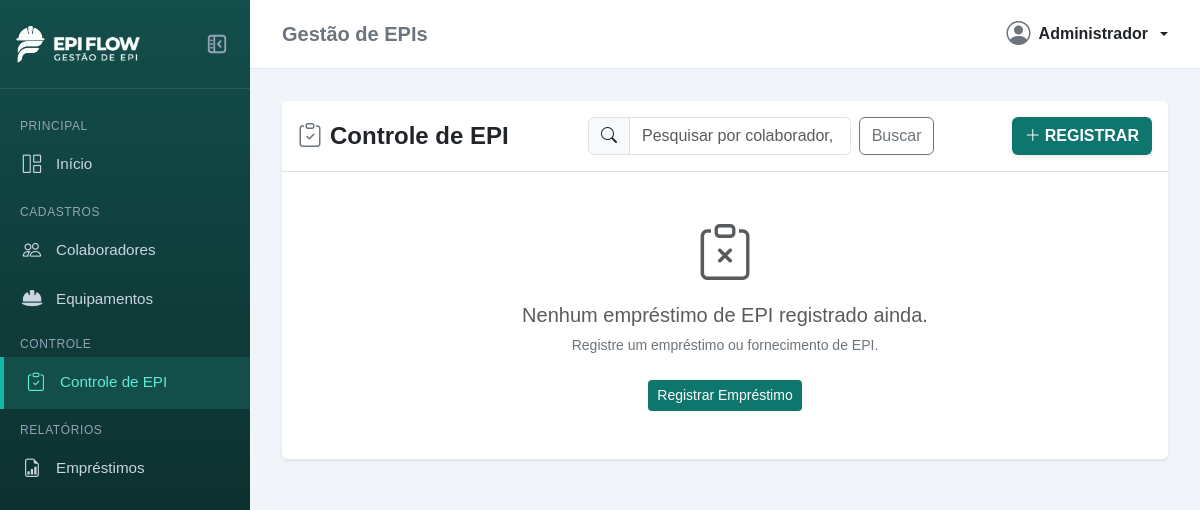
The app's page /emprestimos/, older data.
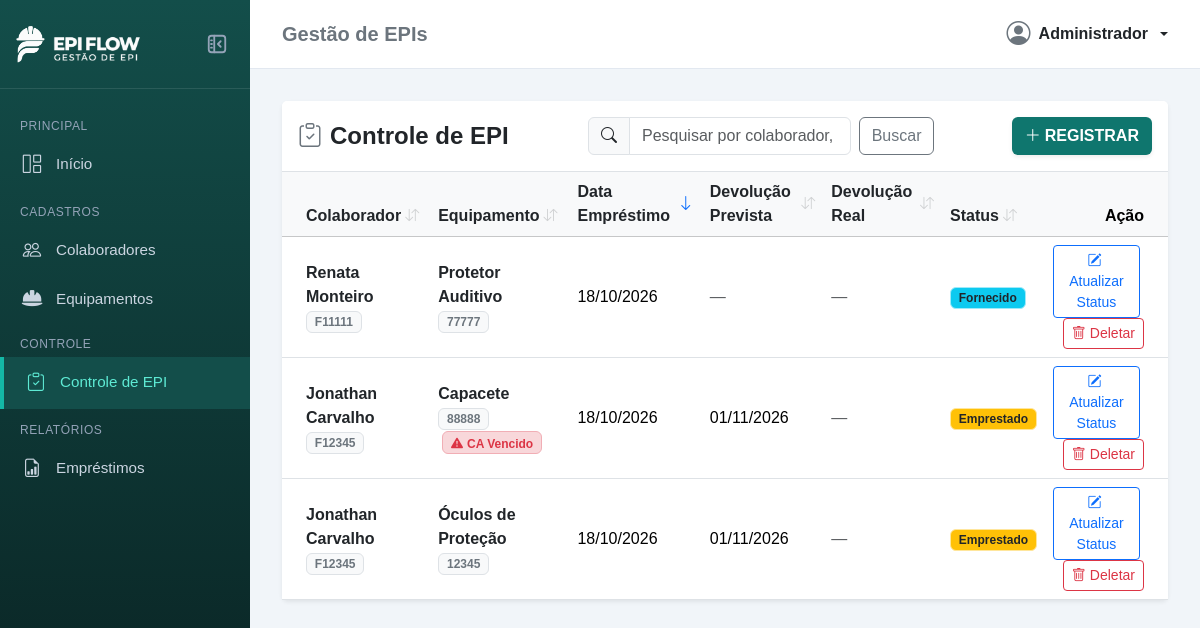
The same page, newer data.
### apps/emprestimos/models.py (models this page shows, shortened)
class Emprestimo(models.Model):
    STATUS_CHOICES = [
        ('Emprestado', 'Emprestado'),
        ('Fornecido', 'Fornecido'),
        ('Devolvido', 'Devolvido'),
        ('Danificado', 'Danificado'),
        ('Perdido', 'Perdido'),
    ]
    colaborador = models.ForeignKey(
        Colaborador,
        on_delete=models.PROTECT,
        related_name='emprestimos',
        verbose_name='Colaborador',
    )
    equipamento = models.ForeignKey(
        Equipamento,
        on_delete=models.PROTECT,
        related_name='emprestimos',
        verbose_name='Equipamento',
    )
    data_emprestimo = models.DateField(verbose_name='Data do Empréstimo')
    data_devolucao_prevista = models.DateField(
        null=True,
        blank=True,
        verbose_name='Data Prevista de Devolução'
    )
    data_devolucao_real = models.DateField(
        null=True,
        blank=True,
        verbose_name='Data da Devolução',
    )
    status = models.CharField(
        max_length=15,
        choices=STATUS_CHOICES,
        default='Emprestado',
        verbose_name='Status',
    )
    observacao = models.TextField(
        blank=True,
        default='',
        verbose_name='Observação na Devolução',
    )
    class Meta:
        verbose_name = 'Empréstimo'
        verbose_name_plural = 'Empréstimos'
        ordering = ['-id']
    @property
    def ca_vencido_em_uso(self):
        from django.utils import timezone
        if self.status == 'Emprestado' and self.equipamento and self.equipamento.validade_ca:
            return self.equipamento.validade_ca < timezone.now().date()
        return False

### apps/colaboradores/models.py (models this page shows, shortened)
class Colaborador(models.Model):
    nome = models.CharField(max_length=100)
    cpf = models.CharField(max_length=14)
    matricula = models.CharField(max_length=10)
    funcao = models.CharField(max_length=50)
    telefone = models.CharField(max_length=15)
    email = models.EmailField(max_length=60)
    ativo = models.BooleanField(default=True)

### apps/epis/models.py (models this page shows, shortened)
class Equipamento(models.Model):
    nome = models.CharField(max_length=100)
    ca_numero = models.CharField(max_length=30)
    validade_ca = models.DateField()
    saldo_estoque = models.IntegerField(default=0)
    estoque_minimo = models.IntegerField(default=5)
    ativo = models.BooleanField(default=True)

### apps/emprestimos/views.py (the view)
# urls.py: path('', views.listar_emprestimos, name='listar'),
def listar_emprestimos(request):
    termo_busca = request.GET.get('busca', '').strip()
    campo_ordenacao = request.GET.get('campo', 'data_emprestimo')
    direcao_ordenacao = request.GET.get('direcao', 'desc')
    todos = Emprestimo.objects.select_related('colaborador', 'equipamento').all()
    if termo_busca:
        termo_normalizado = remover_acentos(termo_busca)
        emprestimos = [
            e for e in todos
            if termo_normalizado in remover_acentos(e.colaborador.nome)
            or termo_normalizado in remover_acentos(e.colaborador.matricula)
            or termo_normalizado in remover_acentos(e.equipamento.nome)
            or termo_normalizado in remover_acentos(e.equipamento.ca_numero)
            or termo_normalizado in remover_acentos(e.status)
        ]
    else:
        emprestimos = list(todos)
    emprestimos = aplicar_ordenacao(emprestimos, campo_ordenacao, direcao_ordenacao)
    return render(request, 'emprestimos/listar.html', {
        'emprestimos': emprestimos,
        'termo_busca': termo_busca,
        'campo_ordenacao': campo_ordenacao,
        'direcao_ordenacao': direcao_ordenacao,
    })

### apps/emprestimos/views.py (called while the page is built, shortened)
def aplicar_ordenacao(emprestimos, campo, direcao):
    reverse = (direcao == 'desc')
    if campo == 'colaborador':
        return sorted(emprestimos, key=lambda x: remover_acentos(x.colaborador.nome), reverse=reverse)
    elif campo == 'equipamento':
        return sorted(emprestimos, key=lambda x: remover_acentos(x.equipamento.nome), reverse=reverse)
    elif campo == 'data_emprestimo':
        return sorted(emprestimos, key=lambda x: (x.data_emprestimo, x.id), reverse=reverse)
    elif campo == 'status':
        return sorted(emprestimos, key=lambda x: remover_acentos(x.status), reverse=reverse)
    else:
        return sorted(emprestimos, key=lambda x: (x.data_emprestimo, x.id), reverse=True)

### templates/emprestimos/listar.html (shortened to what the changed rows need)
{% extends 'base.html' %}
{% block content %}
<div class="card shadow-sm border-0">
    <div class="card-body p-0">
        {% if emprestimos %}
        <div class="table-responsive">
            <table class="table table-hover align-middle mb-0">
                <thead class="table-light">
                    <tr>
                        <th class="ps-4">
                            <a href="?busca={{ termo_busca }}&campo=colaborador&direcao={% if campo_ordenacao == 'colaborador' and direcao_ordenacao == 'asc' %}desc{% else %}asc{% endif %}"
                                class="text-dark text-decoration-none d-inline-flex align-items-center gap-1"
                                title="Clique para ordenar por Colaborador">
                                <span>Colaborador</span>
                                {% if campo_ordenacao == 'colaborador' %}
                                {% if direcao_ordenacao == 'asc' %}
                                <i class="bi bi-arrow-up text-primary fw-bold" title="Crescente (A-Z)"></i>
                                {% else %}
                                <i class="bi bi-arrow-down text-primary fw-bold" title="Decrescente (Z-A)"></i>
                                {% endif %}
                                {% else %}
                                <i class="bi bi-arrow-down-up text-muted opacity-25 small"></i>
                                {% endif %}
                            </a>
                        </th>
                        <th>
                            <a href="?busca={{ termo_busca }}&campo=equipamento&direcao={% if campo_ordenacao == 'equipamento' and direcao_ordenacao == 'asc' %}desc{% else %}asc{% endif %}"
                                class="text-dark text-decoration-none d-inline-flex align-items-center gap-1"
                                title="Clique para ordenar por Equipamento">
                                <span>Equipamento</span>
                                {% if campo_ordenacao == 'equipamento' %}
                                {% if direcao_ordenacao == 'asc' %}
                                <i class="bi bi-arrow-up text-primary fw-bold" title="Crescente (A-Z)"></i>
                                {% else %}
                                <i class="bi bi-arrow-down text-primary fw-bold" title="Decrescente (Z-A)"></i>
                                {% endif %}
                                {% else %}
                                <i class="bi bi-arrow-down-up text-muted opacity-25 small"></i>
                                {% endif %}
                            </a>
                        </th>
                        <th>
                            <a href="?busca={{ termo_busca }}&campo=data_emprestimo&direcao={% if campo_ordenacao == 'data_emprestimo' and direcao_ordenacao == 'asc' %}desc{% else %}asc{% endif %}"
                                class="text-dark text-decoration-none d-inline-flex align-items-center gap-1"
                                title="Clique para ordenar por Data de Empréstimo">
                                <span>Data Empréstimo</span>
                                {% if campo_ordenacao == 'data_emprestimo' %}
                                {% if direcao_ordenacao == 'asc' %}
                                <i class="bi bi-arrow-up text-primary fw-bold" title="Mais antigos primeiro"></i>
                                {% else %}
                                <i class="bi bi-arrow-down text-primary fw-bold" title="Mais recentes primeiro"></i>
                                {% endif %}
                                {% else %}
                                <i class="bi bi-arrow-down-up text-muted opacity-25 small"></i>
                                {% endif %}
                            </a>
                        </th>
                        <th>
                            <a href="?busca={{ termo_busca }}&campo=devolucao_prevista&direcao={% if campo_ordenacao == 'devolucao_prevista' and direcao_ordenacao == 'asc' %}desc{% else %}asc{% endif %}"
                                class="text-dark text-decoration-none d-inline-flex align-items-center gap-1"
                                title="Clique para ordenar por Devolução Prevista">
                                <span>Devolução Prevista</span>
                                {% if campo_ordenacao == 'devolucao_prevista' %}
                                {% if direcao_ordenacao == 'asc' %}
                                <i class="bi bi-arrow-up text-primary fw-bold" title="Mais antigas primeiro"></i>
                                {% else %}
                                <i class="bi bi-arrow-down text-primary fw-bold" title="Mais recentes primeiro"></i>
                                {% endif %}
                                {% else %}
                                <i class="bi bi-arrow-down-up text-muted opacity-25 small"></i>
                                {% endif %}
                            </a>
                        </th>
                        <th>
                            <a href="?busca={{ termo_busca }}&campo=devolucao_real&direcao={% if campo_ordenacao == 'devolucao_real' and direcao_ordenacao == 'asc' %}desc{% else %}asc{% endif %}"
                                class="text-dark text-decoration-none d-inline-flex align-items-center gap-1"
                                title="Clique para ordenar por Devolução Real">
                                <span>Devolução Real</span>
                                {% if campo_ordenacao == 'devolucao_real' %}
                                {% if direcao_ordenacao == 'asc' %}
                                <i class="bi bi-arrow-up text-primary fw-bold" title="Mais antigos primeiro"></i>
                                {% else %}
                                <i class="bi bi-arrow-down text-primary fw-bold" title="Mais recentes primeiro"></i>
                                {% endif %}
                                {% else %}
                                <i class="bi bi-arrow-down-up text-muted opacity-25 small"></i>
                                {% endif %}
                            </a>
                        </th>
                        <th>
                            <a href="?busca={{ termo_busca }}&campo=status&direcao={% if campo_ordenacao == 'status' and direcao_ordenacao == 'asc' %}desc{% else %}asc{% endif %}"
                                class="text-dark text-decoration-none d-inline-flex align-items-center gap-1"
                                title="Clique para ordenar por Status">
                                <span>Status</span>
                                {% if campo_ordenacao == 'status' %}
                                {% if direcao_ordenacao == 'asc' %}
                                <i class="bi bi-arrow-up text-primary fw-bold" title="Crescente (A-Z)"></i>
                                {% else %}
                                <i class="bi bi-arrow-down text-primary fw-bold" title="Decrescente (Z-A)"></i>
                                {% endif %}
                                {% else %}
                                <i class="bi bi-arrow-down-up text-muted opacity-25 small"></i>
                                {% endif %}
                            </a>
                        </th>
                        <th class="text-end pe-4">Ação</th>
                    </tr>
                </thead>
                <tbody>
                    {% for emp in emprestimos %}
                    <tr>
                        <td class="ps-4">
                            <div class="fw-semibold text-dark">{{ emp.colaborador.nome }}</div>
                            {% if emp.colaborador.matricula %}
                            <span class="badge bg-light text-secondary border">
                                {{ emp.colaborador.matricula }}
                            </span>
                            {% endif %}
                        </td>
                        <td>
                            <div class="fw-semibold text-dark">{{ emp.equipamento.nome }}</div>
                            {% if emp.equipamento.ca_numero %}
                            <span class="badge bg-light text-secondary border">
                                {{ emp.equipamento.ca_numero }}
                            </span>
                            {% endif %}
                            {% if emp.ca_vencido_em_uso %}
                            <span class="badge bg-danger-subtle text-danger border border-danger-subtle ms-1"
                                title="O CA deste EPI venceu em {{ emp.equipamento.validade_ca|date:'d/m/Y' }} durante o uso">
                                <i class="bi bi-exclamation-triangle-fill me-1"></i>CA Vencido
                            </span>
                            {% endif %}
                        </td>
                        <td>{{ emp.data_emprestimo|date:"d/m/Y" }}</td>
                        <td>
                            {% if emp.data_devolucao_prevista %}
                            {{ emp.data_devolucao_prevista|date:"d/m/Y" }}
                            {% else %}
                            <span class="text-muted">—</span>
                            {% endif %}
                        </td>
                        <td>
                            {% if emp.data_devolucao_real %}
                            {{ emp.data_devolucao_real|date:"d/m/Y" }}
                            {% else %}
                            <span class="text-muted">—</span>
                            {% endif %}
                        </td>
                        <td>
                            {% if emp.status == 'Emprestado' %}
                            <span class="badge bg-warning text-dark border border-warning-subtle">Emprestado</span>
                            {% elif emp.status == 'Fornecido' %}
                            <span class="badge bg-info text-dark border border-info-subtle">Fornecido</span>
                            {% elif emp.status == 'Devolvido' %}
                            <span
                                class="badge bg-success-subtle text-success border border-success-subtle">Devolvido</span>
                            {% elif emp.status == 'Danificado' %}
                            <span
                                class="badge bg-danger-subtle text-danger border border-danger-subtle">Danificado</span>
                            {% elif emp.status == 'Perdido' %}
                            <span class="badge bg-dark text-white">Perdido</span>
                            {% endif %}
                        </td>
                        <td class="text-end pe-4">
                            <a href="{% url 'emprestimos:editar' emp.id %}" class="btn btn-sm btn-outline-primary me-1">
                                <i class="bi bi-pencil-square me-1"></i>Atualizar Status
                            </a>
                            <button type="button" class="btn btn-sm btn-outline-danger" data-bs-toggle="modal"
                                data-bs-target="#modalExcluir" data-emp-id="{{ emp.id }}"
                                data-emp-desc="{{ emp.equipamento.nome }} para {{ emp.colaborador.nome }}">
                                <i class="bi bi-trash me-1"></i>Deletar
                            </button>
                        </td>
                    </tr>
                    {% endfor %}
                </tbody>
            </table>
        </div>
        {% else %}
        <div class="text-center py-5">
            <div class="mb-3 text-muted display-4">
                <i class="bi bi-clipboard-x"></i>
            </div>
            <h5 class="text-muted fw-normal">
                {% if termo_busca %}
                Nenhum empréstimo encontrado para "{{ termo_busca }}" :(
                {% else %}
                Nenhum empréstimo de EPI registrado ainda.
                {% endif %}
            </h5>
            <p class="text-secondary small">Registre um empréstimo ou fornecimento de EPI.</p>
            <a href="{% url 'emprestimos:cadastrar' %}" class="btn btn-custom btn-sm mt-2">
                Registrar Empréstimo
            </a>
        </div>
        {% endif %}
    </div>
</div>
{% endblock %}

Row changes from the older to the newer data that the page shows:
added Emprestimo: colaborador.nome "Renata Monteiro", colaborador.matricula "F11111", equipamento.nome "Protetor Auditivo", equipamento.ca_numero "77777", data_emprestimo "18/10/2026", status "Fornecido"
added Emprestimo: colaborador.nome "Jonathan Carvalho", colaborador.matricula "F12345", equipamento.nome "Capacete", equipamento.ca_numero "88888", data_emprestimo "18/10/2026", data_devolucao_prevista "01/11/2026", status "Emprestado"
added Emprestimo: colaborador.nome "Jonathan Carvalho", colaborador.matricula "F12345", equipamento.nome "Óculos de Proteção", equipamento.ca_numero "12345", data_emprestimo "18/10/2026", data_devolucao_prevista "01/11/2026", status "Emprestado"
Text that changed along with them:
text no longer shown: "Nenhum empréstimo de EPI registrado ainda. Registre um empréstimo ou fornecimento de EPI. Registrar Empréstimo"
text now shown: "Colaborador Equipamento Data Empréstimo Devolução Prevista Devolução Real Status Ação"
